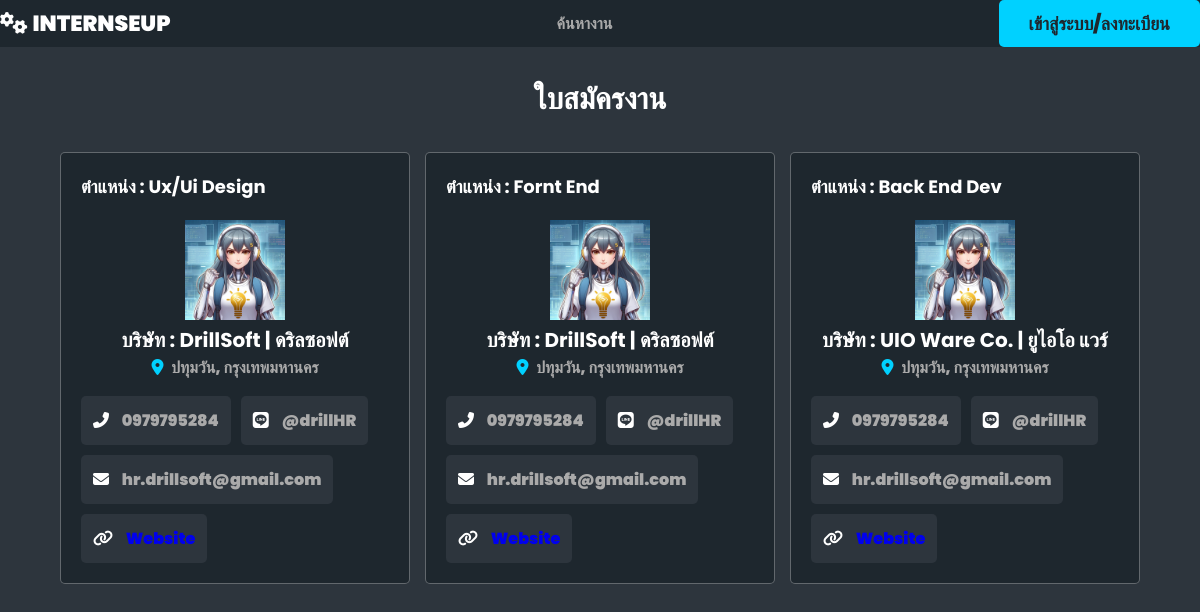
/companyselect/STUDENT/s1/, run on the app's committed database.
### usertype/models.py (models this page shows, shortened)
class CompanyInfo(models.Model):
    company_name_eng = models.CharField(max_length=100)
    company_name_thai = models.CharField(max_length=100)
    company_des = models.TextField()
    profile = models.ImageField(upload_to="profile/", null=True, blank=True)
    foundation_date = models.DateField()
    number_of_employees = models.IntegerField()
    website = models.URLField()
    email = models.EmailField()
    address = models.TextField()
    sub_district = models.TextField()
    district = models.TextField()
    province = models.TextField()
    postal_code = models.CharField(max_length=255)
    phone = models.CharField(max_length=15)
    line_id = models.CharField(max_length=255, blank=True)
    facebook = models.URLField(blank=True)

class Job(models.Model):
    jobname = models.CharField(max_length=255)
    jobdes = models.TextField()
    worktype = models.CharField(max_length=255)
    quality = models.TextField()
    benefit = models.TextField()
    workstart = models.TimeField()
    workend = models.TimeField()
    workday = models.CharField(max_length=255)
    requirement = models.TextField()
    qualifications = models.TextField(blank=True, null=True)
    skills = models.TextField()
    company = models.CharField(max_length=255)
    city = models.CharField(max_length=255)
    country = models.CharField(max_length=255)

### usertype/views.py (the view)
# urls.py: path("companyselect/<str:role>/<str:username>/", views.viewselectcompany, name="companyselect"),  # Company select page
def viewselectcompany(request, role, username):
    student_exists = StudentProfile.objects.filter(user__username=username).exists()
    if not student_exists:
        messages.warning(request, 'กรุณากรอกข้อมูลส่วนตัว')
        return redirect('profile', role=role, username=username)  # ระบุ path ที่ต้องการให้ผู้ใช้กรอกข้อมูลบริษัท
    else:
        student = StudentProfile.objects.get(user__username=username)
        match = Matching.objects.filter(student=student.studentinfo)
        job = [m.job for m in match]
        status = [m.status for m in match]
        showcompany = [m.company for m in match]
        interview = [m.interview for m in match]
        companies = zip(showcompany, status, job, interview)
        return render(request, "userweb/companyselect.html", {"company": companies})

### usertype/templates/userweb/companyselect.html (shortened to what this page needs)
<!DOCTYPE html>
<html lang="en">
  <head>
    {% load static %}
    <link rel="stylesheet" href="{% static "css/style.css" %}" />
  </head>
  <body>
    {% include "navbarmain.html" %}
    {% include  'navbarstatus.html'%}
    <section class="position-container">
      <h1 class="heading">ใบสมัครงาน</h1>
            <div class="loop-container">
              {% for company, status, job, interview in company %}
              {% if status == "Pending" %}
              <div class="boxs">
                <div class="company">
                  <div>
                    <h3>ตำแหน่ง : {{ job.jobname }}</h3>
                  </div>
                </div>
                <div><img src="{{ company.profile.url }}" alt="" /></div>
                <h3 class="job-title">
                บริษัท : {{ company.company_name_eng }} | {{ company.company_name_thai }}
                </h3>
                <p class="location">
                  <i class="fas fa-map-marker-alt"></i>
                  <span>{{ company.district }}, {{ company.province }}</span>
                </p>
                <div class="tags">
                  <p>
                    <i class="fas fa-phone-alt"></i>
                    <span>{{ company.phone }}</span>
                  <p>
                    <i class="fa-brands fa-line"></i>
                    <span>{{ company.line_id }}</span>
                  </p>
                  <p>
                    <i class="fa-solid fa-envelope"></i>
                    <span>{{ company.email }}</span>
                  </p>
                  <p>
                    <i class="fa-solid fa-link"></i>
                    <span><a href="{{ company.website }}"> Website</a></span>
                  </p>
                </div>
              </div>
              {% endif %}
              {% endfor %}
            </div>
    </section>
    <section></section>
  </body>
</html>

### static/css/style.css (style rules this page uses)
:root { --main-color: #00d1ff; --red: red; --light-color: #aaa; --light-bg: #2d353d; --black: #1e272e; --white: #fff; --box-shadow: none; --border: 0.1rem solid rgba(255, 255, 255, 0.3); }
* { font-family: "Poppins", sans-serif; margin: 0; padding: 0; box-sizing: border-box; text-decoration: none; outline: none; border: none; }
html { font-size: 62.5%; overflow-x: hidden; scroll-padding-top: 7rem; scroll-behavior: smooth; }
body { background-color: var(--light-bg); }
section { padding: 2rem; margin: 0 auto; max-width: 1200px; }
.heading { text-align: center; margin-bottom: 2rem; font-size: 3rem; color: var(--white); text-transform: capitalize; padding: 1rem 0; }
.position-container .loop-container { display: grid; grid-template-columns: repeat(auto-fit, 35rem); gap: 1.5rem; align-items: flex-start; justify-content: center; }
.position-container .loop-container .boxs { background-color: var(--black); border-radius: 0.5rem; border: var(--border); padding: 2rem; overflow-x: hidden; }
.position-container .loop-container .boxs img { height: 10rem; width: 10rem; object-fit: contain; }
.position-container .loop-container .boxs .company { display: flex; align-items: center; gap: 1.5rem; margin-bottom: 1.5rem; }
.position-container .loop-container .boxs .company h3 { font-size: 1.8rem; color: var(--white); text-overflow: ellipsis; overflow-x: hidden; text-transform: capitalize; padding-bottom: 0.5rem; font-weight: lighter; }
.position-container .loop-container .boxs .job-title { font-size: 2rem; color: var(--white); text-transform: capitalize; overflow-x: hidden; text-overflow: ellipsis; }
.position-container .loop-container .boxs .location { padding: 0.7rem 1; font-size: 1.6rem; color: var(--light-color); }
.position-container .loop-container .boxs .location i { margin-right: 0.5rem; color: var(--main-color); }
.position-container .loop-container .boxs .tags { display: flex; flex-wrap: wrap; gap: 1rem; margin: 1.2rem 1; }
.position-container .loop-container .boxs .tags p { padding: 1.2rem; border-radius: 0.5rem; background-color: var(--light-bg); font-size: 1.6rem; color: var(--light-color); }
.position-container .loop-container .boxs .tags p i { margin-right: 0.5rem; color: var(--white); }
.position-container .loop-container .boxs .tags p span { margin-left: 5px; max-width: 50px; white-space: normal; word-wrap: break-word; }

### static/css/css.css (style rules this page uses)
* { box-sizing: border-box; }
body { font-family: "Nunito", sans-serif; background: #2d353d; color: #2e6c8e; text-align: center; font-weight: 900; }

### data on the page
CompanyInfo: jobname "Ux/Ui Design", profile (picture), company_name_eng "DrillSoft", company_name_thai "ดริลซอฟต์", district "ปทุมวัน", province "กรุงเทพมหานคร", phone "0979795284", line_id "@drillHR", email "hr.drillsoft@gmail.com", jobname "Fornt End"
CompanyInfo: jobname "Back End Dev", profile (picture), company_name_eng "UIO Ware Co.", company_name_thai "ยูไอโอ แวร์", district "ปทุมวัน", province "กรุงเทพมหานคร", phone "0979795284", line_id "@drillHR", email "hr.drillsoft@gmail.com"
